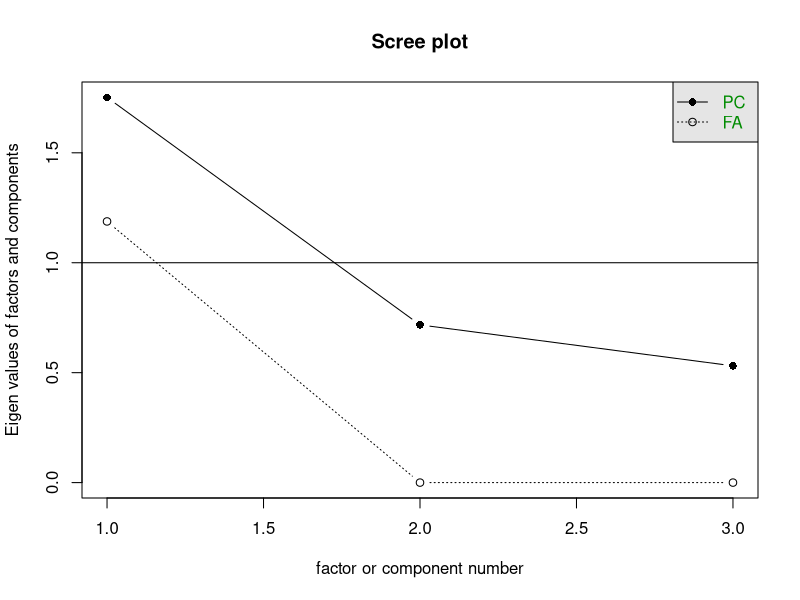

The R script that drew this image: (Note: this script raises an error after producing the figure.)
# repetir e remover menção a partido

# 2014-2014
library(dplyr)
library(ggplot2)
library(gridExtra)
library(readr)
library(labelled)
rm(list=ls())
povo <- read_csv("df6.csv")
povo$E179WVS[is.na(povo$E179WVS)] <- -55
table(povo$E179WVS)# abaixo os com mais de 20 , falta ver se tem pelo menos 3 deputados
#partidos WVS
#76001	BRA:Brazilian Democratic Movement = + q 20
#76002	BRA:Workers´ Party = + q 20
#76003	BRA:Brazilian Social Democracy Party = + q 20
#76004	BRA:Democratic Labour Party = + q 20
#76012  BRA: Brazilian Socialist Party = + q 20

library(haven)
dffull <-read_sav("BASEDATOS_BRASIL_102.sav")
df <- remove_labels(dffull)
print(dffull$partido)
table(df$partido)#abaixo mais q três E QUE TEM NA LISTA DO POVO
#493                  PDT - 5 DEPUTADOS OK
#494                   PT - 22 DEPUTADOS OK
#496                 PMDB - 15 DEPUTADOS OK
#501                  PSB - 6 DEPUTADOS OK
#503                 PSDB - 22 DEPUTADOS OK


df$partido -> df$partido_formatoriginal
#publico
povo$partido <- NA
povo$partido[povo$E179WVS == 76001] <- "PMDB"
povo$partido[povo$E179WVS == 76002] <- "PT"
povo$partido[povo$E179WVS == 76003] <- "PSDB"
povo$partido[povo$E179WVS == 76004] <- "PDT"
povo$partido[povo$E179WVS == 76012] <- "PSB"
table(povo$partido, useNA = "always")
#elite
df$partido <- NA
# Substituindo valores específicos de acordo com a tabela fornecida
df$partido[df$partido_formatoriginal == 496] <- "PMDB"
df$partido[df$partido_formatoriginal == 494] <- "PT"
df$partido[df$partido_formatoriginal == 503] <- "PSDB"
df$partido[df$partido_formatoriginal == 493] <- "PDT"
df$partido[df$partido_formatoriginal == 501] <- "PSB"
table(df$partido, useNA="always")

table(povo$E036)
# Recodificação recodifiquei 1 e 2 como 1; 3 e 4 como 2; 5 e 6 como 3; 7 e 8 como 4; e 9 e 10 como 5
str(povo$E036)
povo$E036 <- cut(povo$E036, breaks = c(0, 2, 4, 6, 8, 10), labels = c(1, 2, 3, 4, 5), include.lowest = TRUE)
table(povo$E036)
povo$E036 <- as.numeric(povo$E036)
table(povo$E036, useNA = "always")
summary(povo$E036)
-1*povo$E036 -> povo$proMercado
print(dffull$EM1)#10 mercado
table(df$EM1, useNA = "always")# Um na arrumar depois
df$proMercado <- df$EM1
df$proMercado <- scales::rescale(df$proMercado, to = c(0, 1))
povo$proMercado <- scales::rescale(povo$proMercado, to = c(0, 1))
table(df$proMercado, useNA = "always")
table(povo$proMercado, useNA = "always")#arrumar na depois
summary(df$proMercado)
summary(povo$proMercado)

#
#fundamentalismo, as que tem
print(dffull$VAL2)#cas gay
table(df$VAL2)#10 é favor - inverter
print(dffull$VAL6)#aborto
table(df$VAL6)# 10 é favor - inverter

#inverter no scores

df <- subset(df, select=c(VAL2,VAL6,proMercado))

df->dffull
complete5 <- function(...) {
  study <- dffull %>%
    select(...)
  
  return(study[complete.cases(study),])
}

df <- complete5(VAL2,VAL6,proMercado)#como nao tem NA no proMercado
summary(df)

library(psych)
library(semTools)
library(lavaan)
scree(df[,1:3])
pcaelite <-psych::principal(df[,1:3],2)
pcaelite#PRA TESTAR

model <- '
  # Especificação do modelo fatorial
  LiberalFundamentalismo =~ VAL2+VAL6
  F2 =~ proMercado
 
  # Especificação das variâncias dos erros
  VAL2 ~~ VAL2
  VAL6 ~~ VAL6
  proMercado ~~ proMercado


'
# Ajuste do modelo de CFA
fit <- cfa(model, data = df)

summary(fit)
semTools::fitmeasures(fit, c("tli", "cfi", "rmsea", "srmr"))#
scores <- lavPredict(fit)
-1*scores[,1] -> df$fundamentalismo#inverter
hist(df$fundamentalismo)
summary(df)
#
rm(model,scores,fit)
#table(df$partido)
df <- subset(df, select=c(proMercado,fundamentalismo))
#df$partido <- as.factor(df$partido)
df$fundamentalismo <- scales::rescale(df$fundamentalismo, to = c(0, 1))
summary(df)

#
povo <- subset(povo, select=c(F118,F120,F028,F121,proMercado,partido))
summary(povo)
table(povo$F118)
povo$F118[povo$F118<0]<-NA
povo$F120[povo$F120<0]<-NA
povo$F121[povo$F121<0]<-NA
povo$F028[povo$F028<0]<-NA



#ver sentido das questões
#Obs no arquivo criar base
#sentidos originais das questões
#print(df7$F118)#liberal (valores positivos)CasGay
#print(df7$F120)#liberal (valores positivos)Aborto
#print(df7$F028)#valores positivos pouca religiosidade
#print(df7$F121)#valores positivos liberal (divorce)
#todos os valores positivos são liberal, basta inverter no score
#inverter no score(lembrete 1)


povofull <- povo
summary(povofull)

complete52 <- function(...) {
  study <- povofull %>%
    select(...)
  
  return(study[complete.cases(study),])
}

povo <- complete52(F118,F120,F028,F121,proMercado)#como nao tem NA no proMercado
summary(povo)


scree(povo[,1:5])

pcapovo <-psych::principal(povo[,1:5],2)

pcapovo

model <- '
  # Especificação do modelo fatorial
  LiberalFundamentalismo =~ F118+F120+F028+F121

  # Especificação das variâncias dos erros
  F118 ~~ F118
  F121 ~~ F121
  F028 ~~ F028
  F120 ~~ F120

'
# Ajuste do modelo de CFA
fit <- cfa(model, data = povo)

summary(fit)
semTools::fitmeasures(fit, c("tli", "cfi", "rmsea", "srmr"))#
scores <- lavPredict(fit)
povo$fundamentalismo <- -1*scores[,1]#inverter (lembrete 1)
#

rm(model,scores,fit)
#table(povo$partido)
povo <- subset(povo, select=c(proMercado,fundamentalismo))
#povo$partido <- as.factor(povo$partido)
povo$fundamentalismo <- scales::rescale(povo$fundamentalismo, to = c(0, 1))

#
summary(povo)
summary(df)
#
options(scipen = 999)
# Realizar o teste t para a variável "fundamentalismo"
t_test_fundamentalismo <- t.test(df$fundamentalismo, povo$fundamentalismo)

# Realizar o teste t para a variável "proMercado"
t_test_proMercado <- t.test(df$proMercado, povo$proMercado)

# Exibir os resultados
print(t_test_fundamentalismo)
print(t_test_proMercado)
